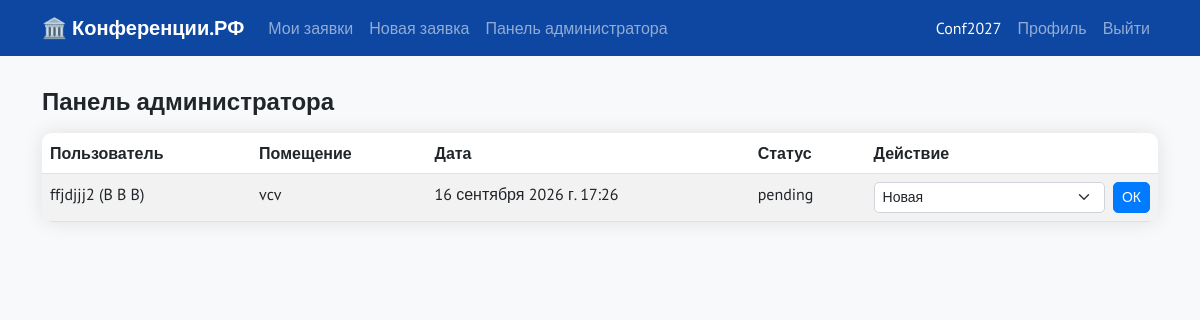
Before: /bookings/admin/ (signed in) with the older database file.
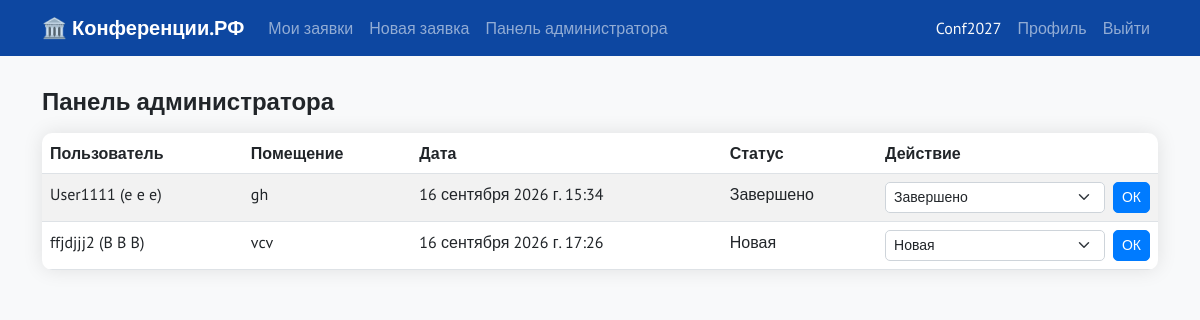
After: the same page with the newer database file.
### users/models.py (models this page shows, shortened)
class CustomUser(AbstractUser):
    username = models.CharField(
        max_length=150,
        unique=True,
        verbose_name='Логин',
        help_text='Только латиница и цифры, не менее 6 символов'
    )
    password = models.CharField(
        max_length=128,
        verbose_name='Пароль'
    )
    full_name = models.CharField(
        max_length=255,
        verbose_name='ФИО',
        validators=[validate_cyrillic]
    )
    phone = models.CharField(
        max_length=20,
        verbose_name='Телефон',
        validators=[validate_phone]
    )
    email = models.EmailField(
        max_length=254,
        verbose_name='Электронная почта'
    )
    is_admin = models.BooleanField(default=False, verbose_name='Администратор')
    groups = models.ManyToManyField(
        'auth.Group',
        related_name='customuser_set',
        blank=True,
        verbose_name='groups',
        help_text='Specific permissions for this user.'
    )
    user_permissions = models.ManyToManyField(
            'auth.Permission',
            related_name='customuser_set',
            blank=True,
            verbose_name='user permission',
            help_text='Specific permissions for this user.'
        )
    class Meta:
        verbose_name = 'Пользователь'
        verbose_name_plural = 'Пользователи'

### bookings/models.py (models this page shows, shortened)
class Booking(models.Model):
    STATUS_CHOICES = [
        ('new', 'Новая'),
        ('scheduled', 'Мероприятие назначено'),
        ('completed', 'Завершено'),
    ]
    PAYMENT_CHOICES = [
        ('cash', 'Наличные'),
        ('card', 'Банковская карта'),
        ('transfer', 'Безналичный расчет'),
    ]
    user = models.ForeignKey(
        settings.AUTH_USER_MODEL,
        on_delete=models.CASCADE,
        related_name='bookings'
    )
    room_name = models.CharField(max_length=255, verbose_name='Название помещения')
    conference_date = models.DateTimeField(verbose_name='Дата и время начала')
    payment_method = models.CharField(
        max_length=20,
        choices=PAYMENT_CHOICES,
        default='card',
        verbose_name='Способ оплаты'
    )
    status = models.CharField(
        max_length=20,
        choices=STATUS_CHOICES,
        default='new',
        verbose_name='Статус'
    )
    review = models.TextField(blank=True, null=True, verbose_name='Отзыв')
    created_at = models.DateTimeField(auto_now_add=True)

### bookings/views.py (the view, shortened to what this page needs)
# urls.py: path('admin/', views.admin_dashboard_view, name='admin_dashboard'),
@login_required
def admin_dashboard_view(request):
    if not getattr(request.user, 'is_admin', False) and request.user.username != 'Conf2027' and not request.user.is_superuser:
        messages.error(request, 'У вас нет доступа к панели администратора')
        return redirect('bookings:booking_list')
    bookings = Booking.objects.all().order_by('-created_at')
    return render(request, 'bookings/admin_dashboard.html', {'bookings': bookings})

### templates/bookings/admin_dashboard.html (shortened to what this page needs)
{% extends 'base.html' %}
{% block content %}
<h2>Панель администратора</h2>
<table class="table table-striped table-hover mt-3">
    <thead>
        <tr>
            <th>Пользователь</th>
            <th>Помещение</th>
            <th>Дата</th>
            <th>Статус</th>
            <th>Действие</th>
        </tr>
    </thead>
    <tbody>
        {% for booking in bookings %}
        <tr>
            <td>{{ booking.user.username }} ({{ booking.user.full_name }})</td>
            <td>{{ booking.room_name }}</td>
            <td>{{ booking.conference_date }}</td>
            <td>{{ booking.get_status_display }}</td>
            <td>
                <form method="post" class="d-flex">
                    <select name="status" class="form-select form-select-sm me-2">
                        <option value="new" {% if booking.status == 'new' %}selected{% endif %}>Новая</option>
                        <option value="completed" {% if booking.status == 'completed' %}selected{% endif %}>Завершено</option>
                    </select>
                    <button type="submit" class="btn btn-sm btn-primary">ОК</button>
                </form>
            </td>
        </tr>
        {% endfor %}
    </tbody>
</table>
{% endblock %}

### templates/base.html (shortened to what this page needs)
<!DOCTYPE html>
<html lang="ru">
<head>
    <link rel="stylesheet" href="https://cdn.jsdelivr.net/npm/bootstrap@5.2.3/dist/css/bootstrap.min.css">
    {% load static %}
    <link rel="stylesheet" href="{% static 'css/style.css' %}">
</head>
<body>
    <nav class="navbar navbar-expand-lg navbar-dark bg-dark">
        <div class="container">
            <a class="navbar-brand" href="{% url 'bookings:booking_list' %}">🏛️ Конференции.РФ</a>
            <div class="collapse navbar-collapse" id="navbarNav">
                <ul class="navbar-nav me-auto">
                    {% if user.is_authenticated %}
                    <li class="nav-item">
                        <a class="nav-link" href="{% url 'bookings:booking_list' %}">Мои заявки</a>
                    </li>
                    <li class="nav-item">
                        <a class="nav-link" href="{% url 'bookings:booking_form' %}">Новая заявка</a>
                    </li>
                    {% if user.is_admin or user.username == 'Conf2027' %}
                    <li class="nav-item">
                        <a class="nav-link" href="{% url 'bookings:admin_dashboard' %}">Панель администратора</a>
                    </li>
                    {% endif %}
                    {% endif %}
                </ul>
                <ul class="navbar-nav">
                    {% if user.is_authenticated %}
                    <li class="nav-item"><span class="nav-link text-light">{{ user.username }}</span></li>
                    <li class="nav-item"><a class="nav-link" href="{% url 'users:profile' %}">Профиль</a></li>
                    <li class="nav-item"><a class="nav-link" href="{% url 'users:logout' %}">Выйти</a></li>
                    {% else %}
                    <li class="nav-item"><a class="nav-link" href="{% url 'users:login' %}">Вход</a></li>
                    <li class="nav-item"><a class="nav-link" href="{% url 'users:register' %}">Регистрация</a></li>
                    {% endif %}
                </ul>
            </div>
        </div>
    </nav>
    <div class="container mt-4">
        {% block content %}{% endblock %}
    </div>
</body>
</html>

### Static/css/style.css (style rules this page uses)
:root { --color-primary: #007bff; --color-dark-blue: #0d47a1; --color-gray: #6c757d; --color-bg: #f8f9fa; --color-highlight: #ffffff; }
body { background-color: var(--color-bg); font-family: 'PT Sans', sans-serif; font-size: 16px; }
h2, h3 { font-family: 'PT Sans', sans-serif; font-weight: 700; }
h2 { font-size: 24px; }
.navbar { background-color: var(--color-dark-blue) !important; }
.btn-primary, .bg-primary { background-color: var(--color-primary) !important; border-color: var(--color-primary) !important; }
.card, table { background-color: var(--color-highlight); border-radius: 10px; box-shadow: 0 0 20px rgba(0,0,0,0.1); }
.navbar-brand { font-weight: bold; }
.btn { border-radius: 5px; }
table { overflow: hidden; }
.form-control, .form-select { border-radius: 5px; }
.mt-4 { margin-top: 2rem !important; }

Changed rows visible on the page:
added Booking: user.username "User1111", user.full_name "e e e", room_name "gh", conference_date "16 сентября 2026 г. 15:34", status "Завершено"
changed Booking "vcv": status "pending" → "Новая"
